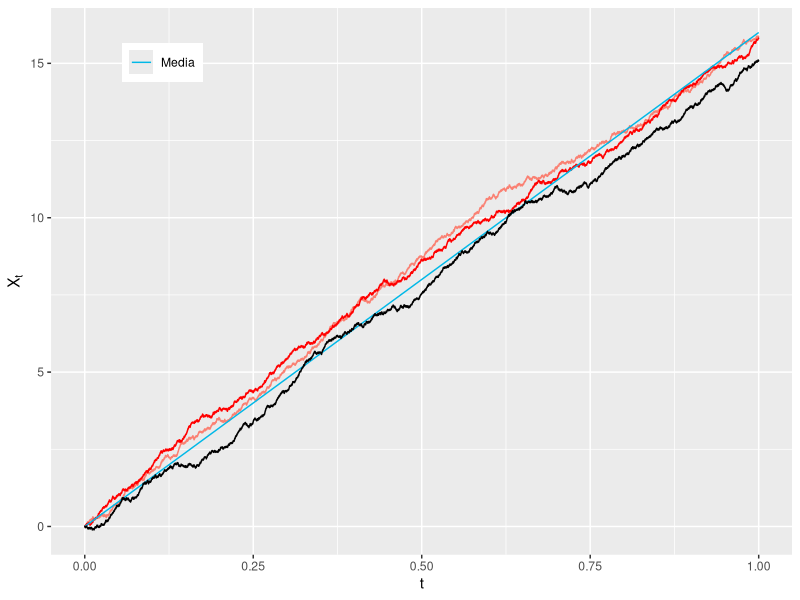

Reproduce this figure in R.
library(ggplot2)

# Esta función simula una aproximación de un movimiento Brownianoç

# Función deriva (variar p_N)
p_N <- 0.58
N <- 10**4

browniano <- function(N,p){
  n <- rbinom(N,1,p)
  n <- 1*(n==1) - 1*(n==0)
  z <- c(0)
  for(i in 1:(N-1)){
    z[i+1] <- z[i] + n[i]
  }
  z <- z/sqrt(N)
  return(z)
}

deriva <- function(vec){
  sqrt(N)*(2*p_N - 1)*vec
}


axis <- seq(0,1,length=N)

derframe <- data.frame(axis)
for(i in 1:6){
  b <- browniano(N,p_N)
  derframe <- data.frame(derframe,b)
}
derplot <- ggplot( data=derframe, aes(x=axis))+
  geom_line(aes(y=b.2),col="salmon")+geom_line(aes(y=b.4),col="red")+geom_function(fun=deriva, aes(color="Media") ) + labs(x=quote(t), y=quote(X[t])) + geom_line(aes(y=b.3))+labs(x=quote(t), y=quote(X[t])) + scale_color_manual(name=NULL , breaks=c('Media'), values=c('Media'='#00B8E7')) +
  theme(legend.position = c(0.15, 0.9) )
print(derplot)

